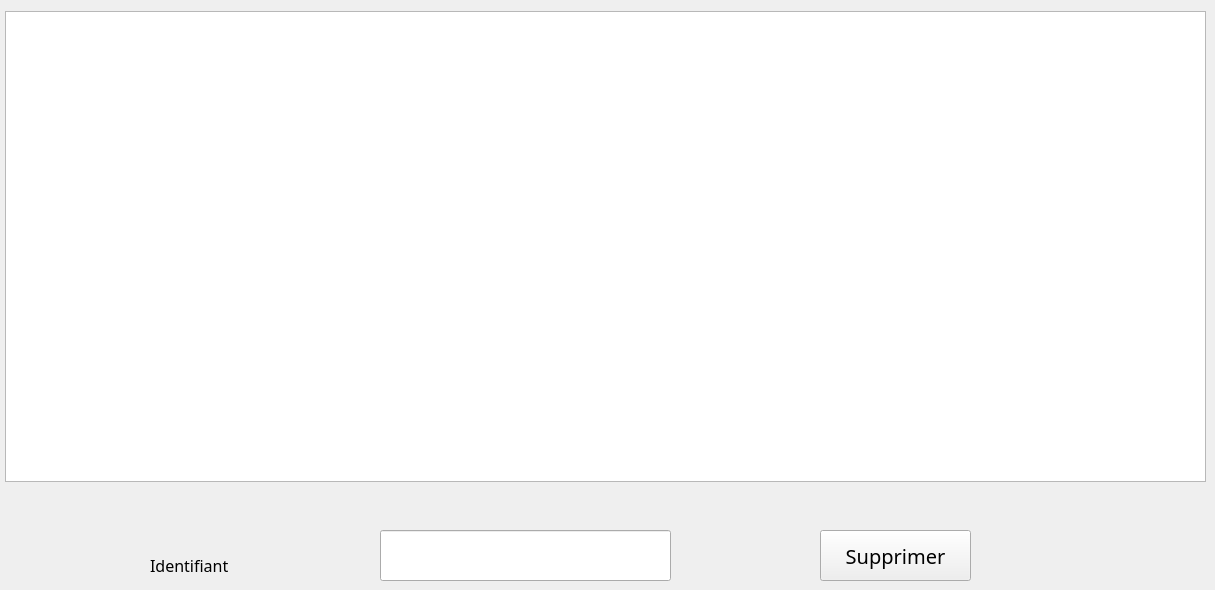
       <widget class="QWidget" name="supprimer_poste">
        <attribute name="title">
         <string>Supprimer Poste</string>
        </attribute>
        <widget class="QPushButton" name="supprimer_button_poste">
         <property name="geometry">
          <rect>
           <x>820</x>
           <y>530</y>
           <width>151</width>
           <height>51</height>
          </rect>
         </property>
         <property name="font">
          <font>
           <family>Corbel</family>
           <pointsize>15</pointsize>
           <weight>9</weight>
           <italic>false</italic>
           <bold>false</bold>
          </font>
         </property>
         <property name="text">
          <string>Supprimer</string>
         </property>
        </widget>
        <widget class="QLineEdit" name="id_delete_line_poste">
         <property name="geometry">
          <rect>
           <x>380</x>
           <y>530</y>
           <width>291</width>
           <height>51</height>
          </rect>
         </property>
        </widget>
        <widget class="QLabel" name="id_delete_poste_label">
         <property name="geometry">
          <rect>
           <x>150</x>
           <y>550</y>
           <width>111</width>
           <height>31</height>
          </rect>
         </property>
         <property name="font">
          <font>
           <family>Corbel</family>
           <pointsize>12</pointsize>
           <weight>50</weight>
           <italic>false</italic>
           <bold>false</bold>
          </font>
         </property>
         <property name="text">
          <string>Identifiant</string>
         </property>
        </widget>
        <widget class="QTableView" name="tableView_delete_poste">
         <property name="geometry">
          <rect>
           <x>5</x>
           <y>11</y>
           <width>1201</width>
           <height>471</height>
          </rect>
         </property>
        </widget>
       </widget>
